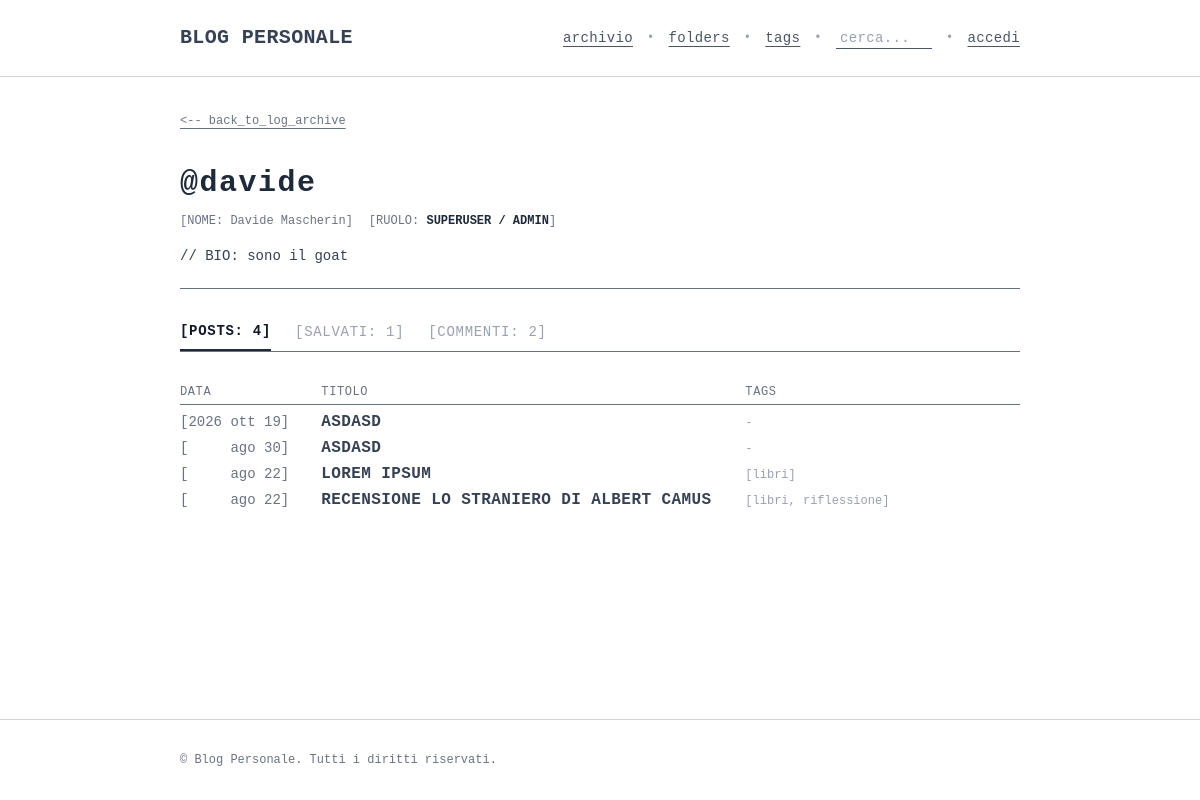
/profile/davide/, run on an earlier commit of the app's database.
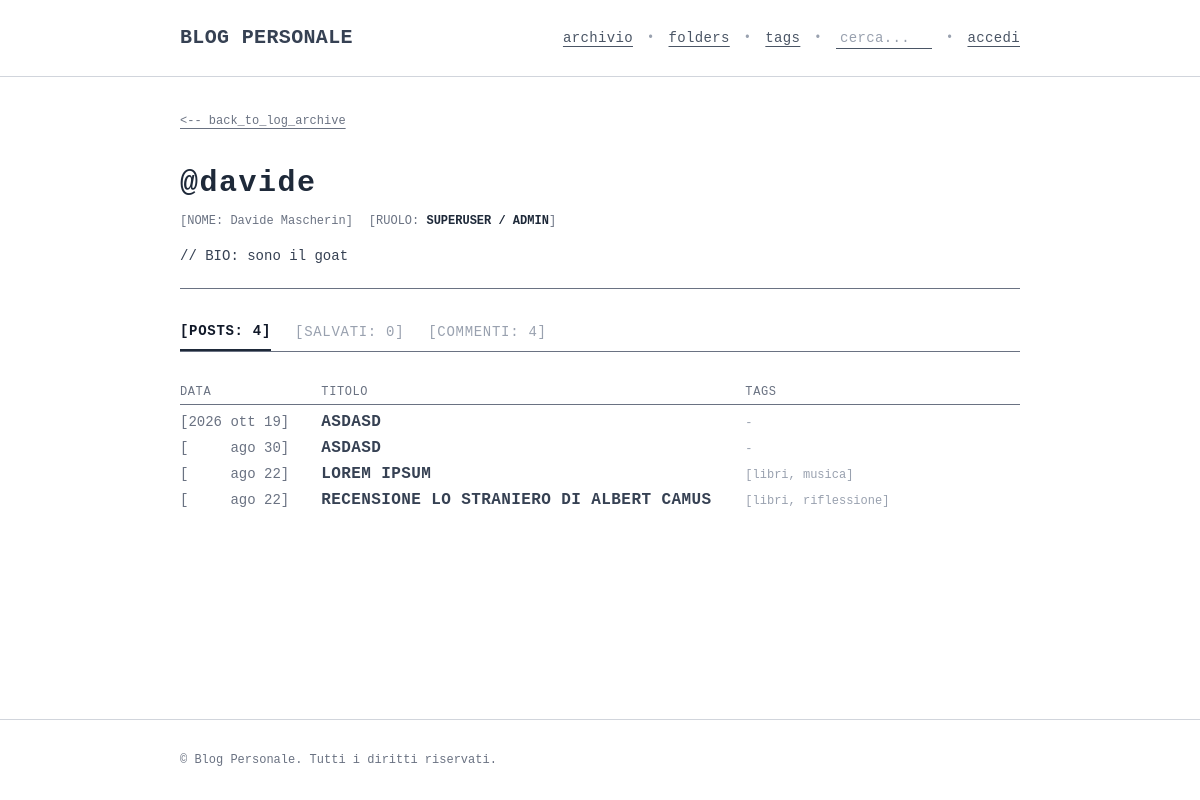
And on a later commit of the database.
### blog_app/models.py (models this page shows, shortened)
class Post(models.Model):
    author = models.ForeignKey(User, on_delete=models.CASCADE, related_name='posts')
    title = models.CharField(max_length=200)
    text = models.TextField()
    date = models.DateTimeField(auto_now_add=True)
    tags = models.ManyToManyField(Tag, related_name='posts', blank=True)
    likes = models.ManyToManyField(User, related_name='liked_posts', blank=True)
    class Meta:
        verbose_name_plural = 'posts'

class Tag(models.Model):
    name = models.CharField(max_length=50, unique=True)
    description = models.TextField(blank=True, null=True)
    class Meta:
        ordering = ['name']

### blog_app/views.py (the view)
# urls.py: path('profile/<str:username>/', views.user_profile, name='profile'),
def user_profile(request, username):
    profile_user = get_object_or_404(User, username=username)
    profile, _ = UserProfile.objects.get_or_create(user=profile_user)
    comments = Comment.objects.filter(author=profile_user).order_by('-date')
    posts = Post.objects.filter(author=profile_user).order_by('-date') if profile_user.is_superuser else []
    saved_posts = profile.saved_posts.all().order_by('-date')
    context = {
        'profile_user': profile_user,
        'profile': profile,
        'comments': comments,
        'posts': posts,
        'saved_posts': saved_posts,
    }
    return render(request, 'blog_app/profile.html', context)

### blog_app/templates/blog_app/profile.html (shortened to what the changed rows need)
{% extends 'blog_app/base.html' %}
{% block content %}
<div class="w-full font-mono space-y-6 sm:space-y-8">
  <header class="border-b border-gray-500 dark:border-gray-700 pb-5">
    <div class="flex items-baseline justify-between gap-3 mb-3">
      <h1 class="text-2xl sm:text-3xl font-mono font-bold tracking-wider text-gray-800 dark:text-gray-100 break-words min-w-0">
        @{{ profile_user.username }}
      </h1>
    </div>
  </header>
  <div class="overflow-x-auto border-b border-gray-500 dark:border-gray-700">
    <div class="flex items-center gap-4 sm:gap-6 text-xs sm:text-sm font-mono uppercase tracking-wider whitespace-nowrap min-w-max">
      {% if profile_user.is_superuser %}
        <button
          type="button"
          onclick="switchTab('posts')"
          id="tab-btn-posts"
          class="tab-btn text-gray-900 dark:text-gray-100 font-bold border-b-2 border-gray-800 dark:border-gray-200 pb-2 cursor-pointer transition-colors"
        >
          [POSTS: {{ posts|length }}]
        </button>
      {% endif %}
      <button
        type="button"
        onclick="switchTab('saves')"
        id="tab-btn-saves"
        class="tab-btn {% if not profile_user.is_superuser %}text-gray-900 dark:text-gray-100 font-bold border-b-2 border-gray-800 dark:border-gray-200{% else %}text-gray-400 dark:text-gray-500 hover:text-black dark:hover:text-white{% endif %} pb-2 cursor-pointer transition-colors"
      >
        [SALVATI: {{ saved_posts|length }}]
      </button>
      <button
        type="button"
        onclick="switchTab('comments')"
        id="tab-btn-comments"
        class="tab-btn text-gray-400 dark:text-gray-500 hover:text-black dark:hover:text-white pb-2 cursor-pointer transition-colors"
      >
        [COMMENTI: {{ comments|length }}]
      </button>
    </div>
  </div>
  {% if profile_user.is_superuser %}
    <section id="tab-panel-posts" class="tab-panel w-full font-mono text-xs sm:text-sm">
      {% if posts %}
        {% for post in posts %}
          <div class="grid grid-cols-12 gap-2 py-1 sm:py-0.5 border-b border-gray-100 dark:border-gray-900 sm:border-b-0 items-baseline">
            <div class="col-span-4 sm:col-span-3 md:col-span-2 font-mono text-xs sm:text-sm shrink-0 whitespace-nowrap text-gray-500 dark:text-gray-400">
              {% ifchanged post.date|date:"Y" %}
                [{{ post.date|date:"Y" }} {{ post.date|date:"b d" }}]
              {% else %}
                [<span class="invisible select-none">2026</span> {{ post.date|date:"b d" }}]
              {% endifchanged %}
            </div>
            <div class="col-span-8 sm:col-span-6 md:col-span-6 flex items-baseline justify-between sm:block relative min-w-0">
              <a href="{% url 'blog_app:post' post.id %}" class="font-mono font-bold text-gray-700 dark:text-gray-200 hover:text-black dark:hover:text-white hover:underline underline-offset-4 uppercase tracking-wide text-sm sm:text-base leading-snug break-words min-w-0">
                {{ post.title }}
              </a>
            </div>
            <div class="hidden sm:block sm:col-span-3 md:col-span-4 text-xs text-gray-400 dark:text-gray-400 font-mono break-words">
              {% if post.tags.all %}
                [{% for tag in post.tags.all %}<a href="{% url 'blog_app:tag' tag.id %}" class="hover:text-black dark:hover:text-white hover:underline underline-offset-4 whitespace-nowrap">{{ tag.name|lower }}</a>{% if not forloop.last %}, {% endif %}{% endfor %}]
              {% else %}
                -
              {% endif %}
            </div>
          </div>
        {% endfor %}
      {% else %}
        <p class="text-xs text-gray-400 dark:text-gray-500 italic py-2">// nessun post pubblicato.</p>
      {% endif %}
    </section>
  {% endif %}
</div>
{% endblock content %}

What changed in the data, as far as the page shows it:
changed Post "LOREM IPSUM": gains Tag (name "musica")
shown differently, row unchanged: Tag "libri": now shows ","
Also different on the page:
{{ saved_posts|length }}: "1" → "0"
{{ comments|length }}: "2" → "4"
